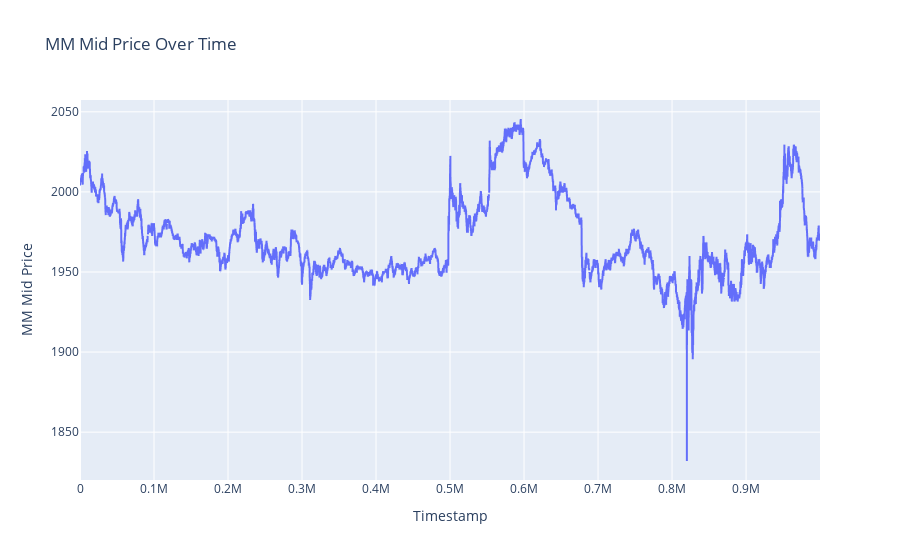

The cell this chart's notebook holds for it:
### Code cell
def calculate_mm_mid(row):
    # Find the best bid with volume >= 20
    for i in range(1, 4):
        if row[f'bid_volume_{i}'] >= 10:
            best_bid = row[f'bid_price_{i}']
            break
    else:
        best_bid = None

    # Find the best ask with volume >= 20
    for i in range(1, 4):
        if row[f'ask_volume_{i}'] >= 10:
            best_ask = row[f'ask_price_{i}']
            break
    else:
        best_ask = None

    # Calculate the mid price if both best bid and ask are found
    if best_bid is not None and best_ask is not None:
        return (best_bid + best_ask) / 2
    else:
        return None

kelp_data['mm_mid'] = kelp_data.apply(calculate_mm_mid, axis=1)

fig = px.line(kelp_data, x='timestamp', y='mm_mid', title='MM Mid Price Over Time')

# Customize the layout
fig.update_layout(
    xaxis_title='Timestamp',
    yaxis_title='MM Mid Price',
)

# Display the plot
fig.show()

### Figure 1 — Plotly figure (JSON) as saved in the notebook; plotly's stock layout.template omitted (floating-point values rounded to 4 significant figures; data arrays with more than 128 entries replaced by an {"elided": "..."} marker saying what was removed)
{"data": [{"hovertemplate": "timestamp=%{x}<br>mm_mid=%{y}<extra></extra>", "legendgroup": "", "line": {"color": "#636efa", "dash": "solid"}, "marker": {"symbol": "circle"}, "mode": "lines", "name": "", "showlegend": false, "type": "scattergl", "x": {"elided": "10000 int values"}, "xaxis": "x", "y": {"elided": "10000 float values"}, "yaxis": "y"}], "layout": {"legend": {"tracegroupgap": 0}, "title": {"text": "MM Mid Price Over Time"}, "xaxis": {"anchor": "y", "domain": [0, 1], "title": {"text": "Timestamp"}}, "yaxis": {"anchor": "x", "domain": [0, 1], "title": {"text": "MM Mid Price"}}}}
